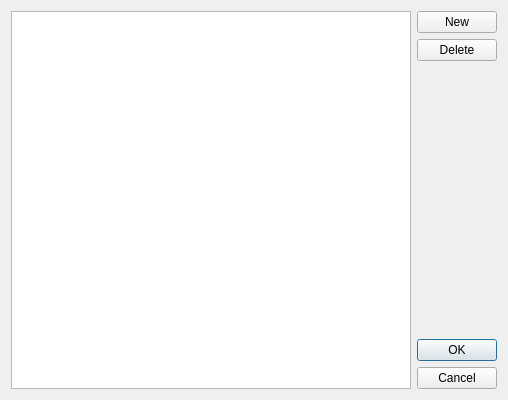
<ui version="4.0" >
 <class>PropertyEditorDialog</class>
 <widget class="QDialog" name="PropertyEditorDialog" >
  <property name="geometry" >
   <rect>
    <x>0</x>
    <y>0</y>
    <width>497</width>
    <height>400</height>
   </rect>
  </property>
  <property name="sizePolicy" >
   <sizepolicy vsizetype="Expanding" hsizetype="Expanding" >
    <horstretch>0</horstretch>
    <verstretch>0</verstretch>
   </sizepolicy>
  </property>
  <property name="minimumSize" >
   <size>
    <width>0</width>
    <height>400</height>
   </size>
  </property>
  <property name="windowTitle" >
   <string>Properties</string>
  </property>
  <layout class="QGridLayout" name="gridLayout" >
   <item rowspan="4" row="0" column="0" >
    <widget class="PropertyEditor" name="propertyEditor" >
     <property name="sizePolicy" >
      <sizepolicy vsizetype="Expanding" hsizetype="MinimumExpanding" >
       <horstretch>1</horstretch>
       <verstretch>0</verstretch>
      </sizepolicy>
     </property>
     <property name="minimumSize" >
      <size>
       <width>400</width>
       <height>0</height>
      </size>
     </property>
    </widget>
   </item>
   <item row="0" column="1" >
    <widget class="QPushButton" name="newButton" >
     <property name="text" >
      <string>New</string>
     </property>
    </widget>
   </item>
   <item row="1" column="1" >
    <widget class="QPushButton" name="deleteButton" >
     <property name="text" >
      <string>Delete</string>
     </property>
    </widget>
   </item>
   <item row="2" column="1" >
    <spacer>
     <property name="orientation" >
      <enum>Qt::Vertical</enum>
     </property>
     <property name="sizeHint" stdset="0" >
      <size>
       <width>20</width>
       <height>40</height>
      </size>
     </property>
    </spacer>
   </item>
   <item row="3" column="1" >
    <widget class="QDialogButtonBox" name="buttonBox" >
     <property name="sizePolicy" >
      <sizepolicy vsizetype="Fixed" hsizetype="Fixed" >
       <horstretch>0</horstretch>
       <verstretch>0</verstretch>
      </sizepolicy>
     </property>
     <property name="orientation" >
      <enum>Qt::Vertical</enum>
     </property>
     <property name="standardButtons" >
      <set>QDialogButtonBox::Cancel|QDialogButtonBox::Ok</set>
     </property>
    </widget>
   </item>
  </layout>
 </widget>
 <customwidgets>
  <customwidget>
   <class>PropertyEditor</class>
   <extends>QTableView</extends>
   <header>propertyeditor.h</header>
  </customwidget>
 </customwidgets>
 <resources/>
 <connections>
  <connection>
   <sender>buttonBox</sender>
   <signal>accepted()</signal>
   <receiver>PropertyEditorDialog</receiver>
   <slot>accept()</slot>
   <hints>
    <hint type="sourcelabel" >
     <x>248</x>
     <y>254</y>
    </hint>
    <hint type="destinationlabel" >
     <x>157</x>
     <y>274</y>
    </hint>
   </hints>
  </connection>
  <connection>
   <sender>buttonBox</sender>
   <signal>rejected()</signal>
   <receiver>PropertyEditorDialog</receiver>
   <slot>reject()</slot>
   <hints>
    <hint type="sourcelabel" >
     <x>316</x>
     <y>260</y>
    </hint>
    <hint type="destinationlabel" >
     <x>286</x>
     <y>274</y>
    </hint>
   </hints>
  </connection>
 </connections>
</ui>
